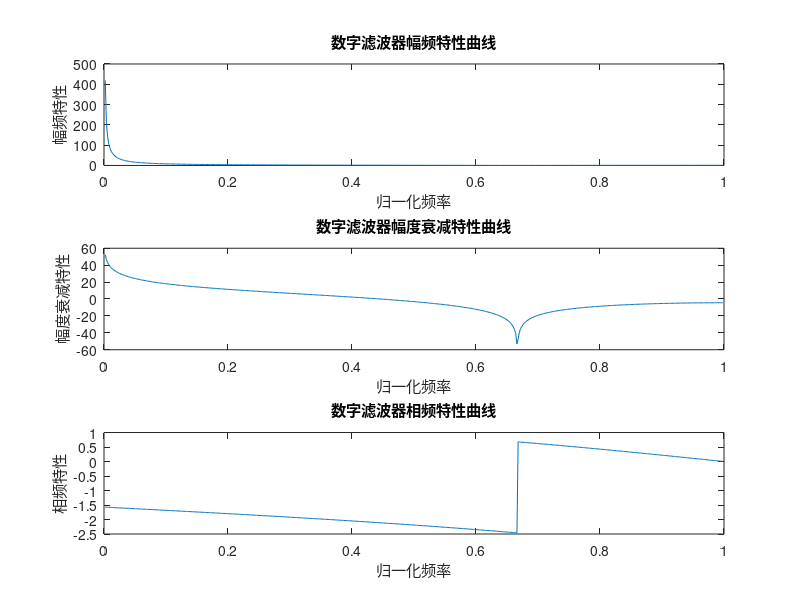

Source code (MATLAB): (Note: this script raises an error after producing the figure.)
% 定义数字滤波器系数
num = [1, 1, 1];
den = [1, -(5/6), -(1/6)];

% 绘制频率响应曲线
[h, w] = freqz(num, den);
figure;
subplot(3, 1, 1);
plot(w/pi, abs(h));
xlabel('归一化频率');
ylabel('幅频特性');
title('数字滤波器幅频特性曲线');

subplot(3, 1, 2);
plot(w/pi, 20*log10(abs(h)));
xlabel('归一化频率');
ylabel('幅度衰减特性');
title('数字滤波器幅度衰减特性曲线');

subplot(3, 1, 3);
plot(w/pi, angle(h));
xlabel('归一化频率');
ylabel('相频特性');
title('数字滤波器相频特性曲线');
% 读取声音文件
[y, fs] = audioread('motherland.wav');

% 数字滤波器处理
y_filtered = filter(num, den, y);

% 计算时间轴
t = (0:length(y)-1) / fs;

% 绘制波形图
figure;
subplot(2, 1, 1);
plot(t, y);
xlabel('时间 (s)');
ylabel('幅值');
title('原始信号波形图');

subplot(2, 1, 2);
plot(t, y_filtered);
xlabel('时间 (s)');
ylabel('幅值');
title('滤波后信号波形图');
